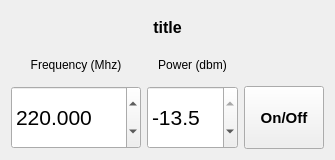
<?xml version="1.0" encoding="UTF-8"?>
<ui version="4.0">
 <class>Form</class>
 <widget class="QWidget" name="Form">
  <property name="geometry">
   <rect>
    <x>0</x>
    <y>0</y>
    <width>335</width>
    <height>160</height>
   </rect>
  </property>
  <property name="maximumSize">
   <size>
    <width>355</width>
    <height>160</height>
   </size>
  </property>
  <property name="windowTitle">
   <string>Form</string>
  </property>
  <layout class="QVBoxLayout" name="verticalLayout">
   <item>
    <layout class="QGridLayout" name="gridLayout" rowstretch="1,1,2" columnstretch="2,2,1" columnminimumwidth="130,80,10">
     <property name="sizeConstraint">
      <enum>QLayout::SetDefaultConstraint</enum>
     </property>
     <item row="1" column="0">
      <widget class="QLabel" name="label">
       <property name="sizePolicy">
        <sizepolicy hsizetype="Preferred" vsizetype="Minimum">
         <horstretch>0</horstretch>
         <verstretch>0</verstretch>
        </sizepolicy>
       </property>
       <property name="text">
        <string>Frequency (Mhz)</string>
       </property>
       <property name="alignment">
        <set>Qt::AlignCenter</set>
       </property>
      </widget>
     </item>
     <item row="1" column="1">
      <widget class="QLabel" name="label_2">
       <property name="sizePolicy">
        <sizepolicy hsizetype="Preferred" vsizetype="Minimum">
         <horstretch>0</horstretch>
         <verstretch>0</verstretch>
        </sizepolicy>
       </property>
       <property name="text">
        <string>Power (dbm)</string>
       </property>
       <property name="alignment">
        <set>Qt::AlignCenter</set>
       </property>
      </widget>
     </item>
     <item row="0" column="0" colspan="3">
      <widget class="QLabel" name="title">
       <property name="sizePolicy">
        <sizepolicy hsizetype="Preferred" vsizetype="Minimum">
         <horstretch>0</horstretch>
         <verstretch>0</verstretch>
        </sizepolicy>
       </property>
       <property name="font">
        <font>
         <pointsize>12</pointsize>
         <weight>75</weight>
         <bold>true</bold>
        </font>
       </property>
       <property name="text">
        <string>title</string>
       </property>
       <property name="alignment">
        <set>Qt::AlignCenter</set>
       </property>
      </widget>
     </item>
     <item row="2" column="1">
      <widget class="QDoubleSpinBox" name="spinPower">
       <property name="sizePolicy">
        <sizepolicy hsizetype="Preferred" vsizetype="Preferred">
         <horstretch>0</horstretch>
         <verstretch>0</verstretch>
        </sizepolicy>
       </property>
       <property name="font">
        <font>
         <pointsize>16</pointsize>
        </font>
       </property>
       <property name="keyboardTracking">
        <bool>false</bool>
       </property>
       <property name="decimals">
        <number>1</number>
       </property>
       <property name="minimum">
        <double>-145.000000000000000</double>
       </property>
       <property name="maximum">
        <double>-13.500000000000000</double>
       </property>
       <property name="singleStep">
        <double>0.100000000000000</double>
       </property>
       <property name="value">
        <double>-13.500000000000000</double>
       </property>
      </widget>
     </item>
     <item row="2" column="2">
      <widget class="QPushButton" name="buttonSwitch">
       <property name="sizePolicy">
        <sizepolicy hsizetype="Fixed" vsizetype="Preferred">
         <horstretch>0</horstretch>
         <verstretch>0</verstretch>
        </sizepolicy>
       </property>
       <property name="minimumSize">
        <size>
         <width>80</width>
         <height>0</height>
        </size>
       </property>
       <property name="maximumSize">
        <size>
         <width>80</width>
         <height>16777215</height>
        </size>
       </property>
       <property name="font">
        <font>
         <pointsize>11</pointsize>
         <weight>75</weight>
         <bold>true</bold>
        </font>
       </property>
       <property name="text">
        <string>On/Off</string>
       </property>
       <property name="checkable">
        <bool>true</bool>
       </property>
       <property name="checked">
        <bool>false</bool>
       </property>
       <property name="autoDefault">
        <bool>false</bool>
       </property>
      </widget>
     </item>
     <item row="2" column="0">
      <widget class="QDoubleSpinBox" name="spinFreq">
       <property name="sizePolicy">
        <sizepolicy hsizetype="Preferred" vsizetype="Preferred">
         <horstretch>0</horstretch>
         <verstretch>0</verstretch>
        </sizepolicy>
       </property>
       <property name="font">
        <font>
         <pointsize>16</pointsize>
        </font>
       </property>
       <property name="keyboardTracking">
        <bool>false</bool>
       </property>
       <property name="decimals">
        <number>3</number>
       </property>
       <property name="minimum">
        <double>190.000000000000000</double>
       </property>
       <property name="maximum">
        <double>250.000000000000000</double>
       </property>
       <property name="singleStep">
        <double>0.010000000000000</double>
       </property>
       <property name="value">
        <double>220.000000000000000</double>
       </property>
      </widget>
     </item>
    </layout>
   </item>
  </layout>
 </widget>
 <resources/>
 <connections/>
</ui>
